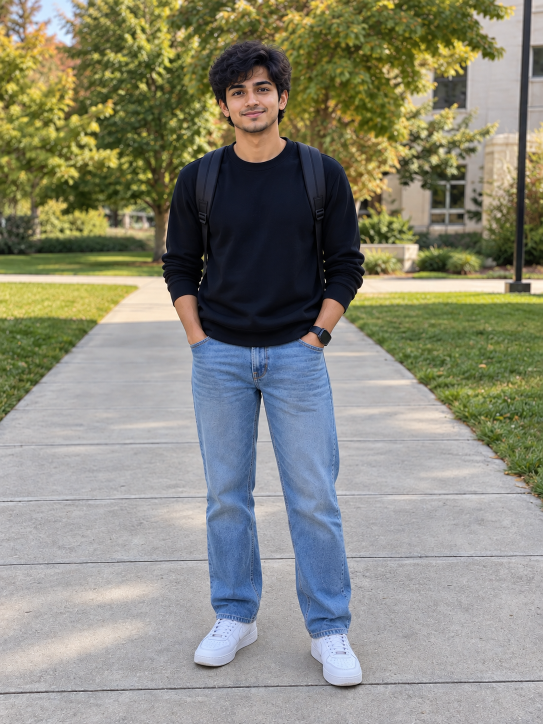
#> input picture module4/images/rgb/person.jpg, 1086 x 1448 px (shown at 1/2 size)
$ python rgb_human_boundary.py
#> lines starting #> are read from the running program, lines starting #| are printed output that depends on the picture; after the words box and inside, x2 and y2 are one past the last pixel; in counts of white or black regions, pixels touching at a corner belong together
"""
CSc 8830 - Computer Vision
Module 4 - Question 1

Human Boundary Detection from an RGB Image

Classical Computer Vision implementation.
NO machine learning or deep learning is used.

Pipeline:
1. Load RGB image
2. Resize image
3. Initialize GrabCut using foreground/background masks
4. Extract binary foreground
5. Morphological cleanup
6. Remove thin horizontal background structures
7. Select the human connected component
8. Refine the human mask
9. Extract exact contour
10. Save segmentation and boundary results
"""

import cv2
import numpy as np
import os


# =========================================================
# PATHS
# =========================================================

BASE_DIR = os.path.dirname(os.path.abspath(__file__))

IMAGE_PATH = os.path.join(
    BASE_DIR,
    "images",
    "rgb",
    "person.jpg"
)

OUTPUT_DIR = os.path.join(
    BASE_DIR,
    "outputs"
)

os.makedirs(OUTPUT_DIR, exist_ok=True)


# =========================================================
# LOAD IMAGE
# =========================================================

image = cv2.imread(IMAGE_PATH)
#> image is the input picture: shape (1448, 1086, 3); mean B, G, R 123.7, 138.4, 138.5

if image is None:
    raise FileNotFoundError(
        f"Could not find image:\n{IMAGE_PATH}"
    )

print("Image loaded successfully.")
print("Original image size:", image.shape)
#| Original image size: (1448, 1086, 3)


# =========================================================
# RESIZE
# =========================================================

max_height = 900

if image.shape[0] > max_height:

    scale = max_height / image.shape[0]

    new_width = int(
        image.shape[1] * scale
    )

    image = cv2.resize(
        image,
        (new_width, max_height),
        interpolation=cv2.INTER_AREA
    )
#> image: shape (900, 675, 3)


original = image.copy()

height, width = image.shape[:2]

print(
    "Processing size:",
    width,
    "x",
    height
)
#| Processing size: 675 x 900


# =========================================================
# STEP 1
# GRABCUT MASK INITIALIZATION
# =========================================================

# Start with probable background everywhere.

grabcut_mask = np.full(
    (height, width),
    cv2.GC_PR_BGD,
    dtype=np.uint8
)


# ---------------------------------------------------------
# Definite background
# ---------------------------------------------------------
# Outer image borders cannot belong to the centered person.

border_x = int(width * 0.10)
border_y = int(height * 0.02)

grabcut_mask[:, :border_x] = cv2.GC_BGD
grabcut_mask[:, width - border_x:] = cv2.GC_BGD

grabcut_mask[:border_y, :] = cv2.GC_BGD
grabcut_mask[height - border_y:, :] = cv2.GC_BGD


# ---------------------------------------------------------
# Probable foreground
# ---------------------------------------------------------
# The person in our experimental image is centered.
# Use a vertical region covering the human body.

center_x = width // 2

person_left = int(width * 0.27)
person_right = int(width * 0.73)

person_top = int(height * 0.04)
person_bottom = int(height * 0.96)

grabcut_mask[
    person_top:person_bottom,
    person_left:person_right
] = cv2.GC_PR_FGD


# ---------------------------------------------------------
# Strong foreground seed
# ---------------------------------------------------------
# A narrow center region is safely inside the person's
# torso and legs.

seed_left = int(width * 0.42)
seed_right = int(width * 0.58)

seed_top = int(height * 0.18)
seed_bottom = int(height * 0.78)

grabcut_mask[
    seed_top:seed_bottom,
    seed_left:seed_right
] = cv2.GC_FGD


# =========================================================
# STEP 2
# RUN GRABCUT
# =========================================================

background_model = np.zeros(
    (1, 65),
    np.float64
)

foreground_model = np.zeros(
    (1, 65),
    np.float64
)

print("Running refined GrabCut...")

cv2.grabCut(
    image,
    grabcut_mask,
    None,
    background_model,
    foreground_model,
    10,
    cv2.GC_INIT_WITH_MASK
)


# =========================================================
# STEP 3
# CREATE BINARY MASK
# =========================================================

binary_mask = np.where(
    (grabcut_mask == cv2.GC_FGD) |
    (grabcut_mask == cv2.GC_PR_FGD),
    255,
    0
).astype("uint8")


# =========================================================
# STEP 4
# MORPHOLOGICAL CLEANUP
# =========================================================

kernel_small = cv2.getStructuringElement(
    cv2.MORPH_ELLIPSE,
    (3, 3)
)

binary_mask = cv2.morphologyEx(
    binary_mask,
    cv2.MORPH_OPEN,
    kernel_small,
    iterations=1
)

binary_mask = cv2.morphologyEx(
    binary_mask,
    cv2.MORPH_CLOSE,
    kernel_small,
    iterations=2
)


# =========================================================
# STEP 5
# REMOVE LONG HORIZONTAL BACKGROUND STRUCTURES
# =========================================================
# The previous segmentation picked up part of the walkway
# because it formed long horizontal structures near the
# hands.
#
# A horizontal morphological opening identifies structures
# that are much wider than normal human limbs.

horizontal_length = max(
    25,
    int(width * 0.10)
)

horizontal_kernel = cv2.getStructuringElement(
    cv2.MORPH_RECT,
    (horizontal_length, 3)
)

horizontal_objects = cv2.morphologyEx(
    binary_mask,
    cv2.MORPH_OPEN,
    horizontal_kernel,
    iterations=1
)
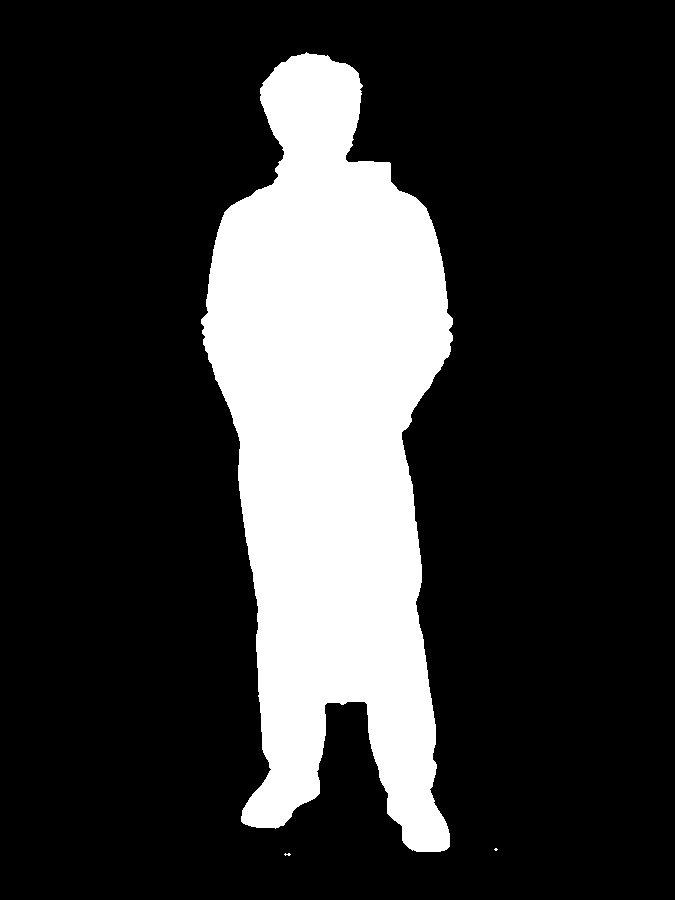
#> binary_mask: shape (900, 675); 20.8% white; 3 white regions (2 under 20 px), largest, box (x1, y1, x2, y2) and area: (201, 52, 453, 852) 126478


# Restrict removal mostly to the side regions.
# This protects the torso from accidental removal.

side_mask = np.zeros_like(
    binary_mask
)

left_limit = int(width * 0.32)
right_limit = int(width * 0.68)

side_mask[:, :left_limit] = 255
side_mask[:, right_limit:] = 255

horizontal_side_objects = cv2.bitwise_and(
    horizontal_objects,
    side_mask
)
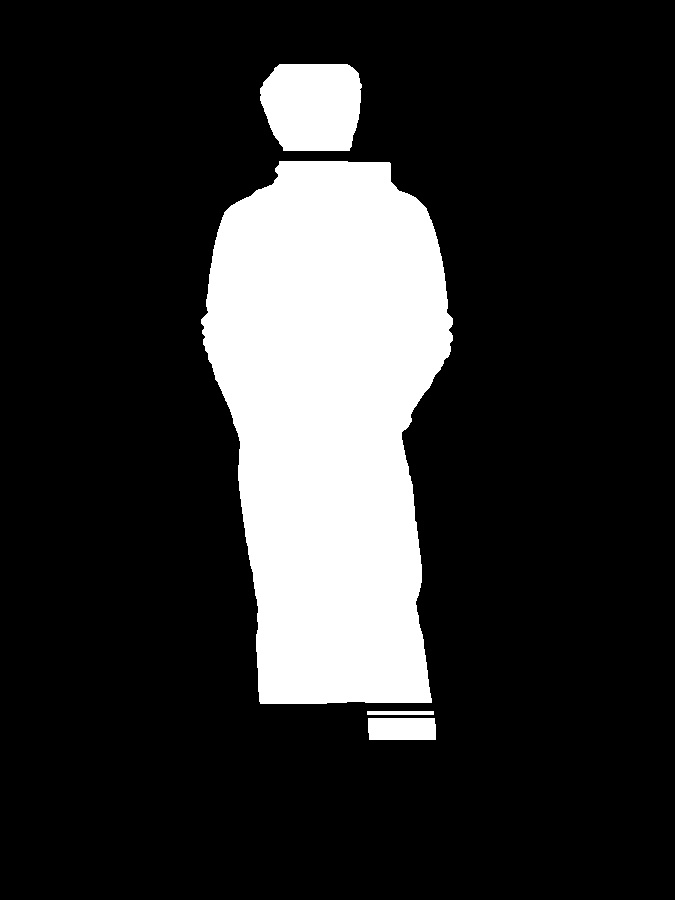
#> horizontal_objects: shape (900, 675); 18.4% white; 4 white regions, box (x1, y1, x2, y2) and area: (201, 161, 453, 704) 102220, (260, 64, 362, 151) 7703, (368, 718, 436, 740) 1483, (367, 711, 434, 715) 268

refined_mask = cv2.subtract(
    binary_mask,
    horizontal_side_objects
)


# =========================================================
# STEP 6
# CONNECTED COMPONENT ANALYSIS
# =========================================================

num_labels, labels, stats, centroids = (
    cv2.connectedComponentsWithStats(
        refined_mask,
        connectivity=8
    )
)
#> refined_mask: shape (900, 675); 20.6% white; 3 white regions (2 under 20 px), largest, box (x1, y1, x2, y2) and area: (216, 52, 453, 852) 125409

if num_labels <= 1:
    raise RuntimeError(
        "No foreground object was detected."
    )


# Find component containing / closest to image center.

image_center = np.array(
    [width / 2, height / 2]
)

best_label = None
best_score = -1

for label in range(1, num_labels):

    area = stats[
        label,
        cv2.CC_STAT_AREA
    ]

    cx, cy = centroids[label]

    distance = np.linalg.norm(
        np.array([cx, cy]) -
        image_center
    )

    # Prefer large components located near image center.

    score = area / (
        1.0 + distance
    )

    if score > best_score:

        best_score = score
        best_label = label


human_mask = np.zeros_like(
    refined_mask
)

human_mask[
    labels == best_label
] = 255


# =========================================================
# STEP 7
# FINAL MASK CLEANUP
# =========================================================

final_kernel = cv2.getStructuringElement(
    cv2.MORPH_ELLIPSE,
    (5, 5)
)

human_mask = cv2.morphologyEx(
    human_mask,
    cv2.MORPH_CLOSE,
    final_kernel,
    iterations=2
)

human_mask = cv2.morphologyEx(
    human_mask,
    cv2.MORPH_OPEN,
    kernel_small,
    iterations=1
)


# =========================================================
# STEP 8
# FIND FINAL HUMAN CONTOUR
# =========================================================

contours, _ = cv2.findContours(
    human_mask,
    cv2.RETR_EXTERNAL,
    cv2.CHAIN_APPROX_NONE
)

if not contours:
    raise RuntimeError(
        "Human contour could not be detected."
    )

human_contour = max(
    contours,
    key=cv2.contourArea
)

human_area = cv2.contourArea(
    human_contour
)

print(
    "Final human contour area:",
    round(human_area, 2),
    "pixels"
)


# =========================================================
# STEP 9
# RECREATE CLEAN MASK FROM FINAL CONTOUR
# =========================================================

final_mask = np.zeros_like(
    human_mask
)

cv2.drawContours(
    final_mask,
    [human_contour],
    -1,
    255,
    thickness=cv2.FILLED
)


# =========================================================
# STEP 10
# SEGMENT HUMAN
# =========================================================

segmented_person = cv2.bitwise_and(
    original,
    original,
    mask=final_mask
)
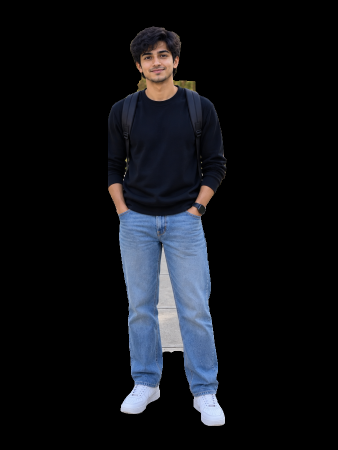
#> segmented_person: shape (900, 675, 3) (shown at 1/2 size); mean B, G, R 22.3, 18, 16.2


# =========================================================
# STEP 11
# DRAW HUMAN BOUNDARY
# =========================================================

boundary_result = original.copy()

cv2.drawContours(
    boundary_result,
    [human_contour],
    -1,
    (0, 0, 255),
    3
)
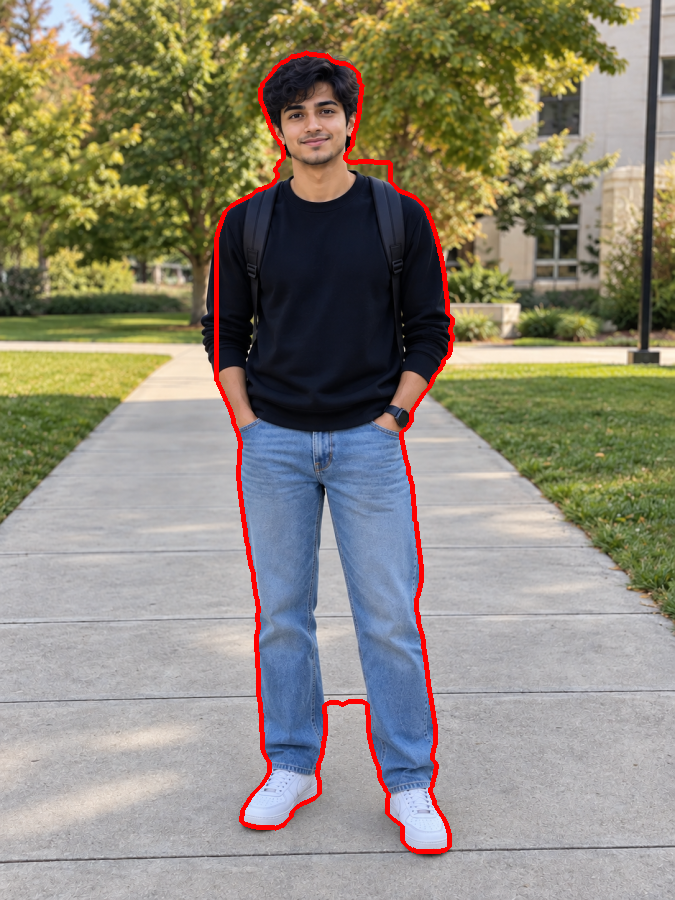
#> boundary_result: shape (900, 675, 3); mean B, G, R 121.4, 136.2, 140.8


# =========================================================
# STEP 12
# BOUNDARY-ONLY IMAGE
# =========================================================

boundary_only = np.zeros_like(
    original
)

cv2.drawContours(
    boundary_only,
    [human_contour],
    -1,
    (255, 255, 255),
    2
)
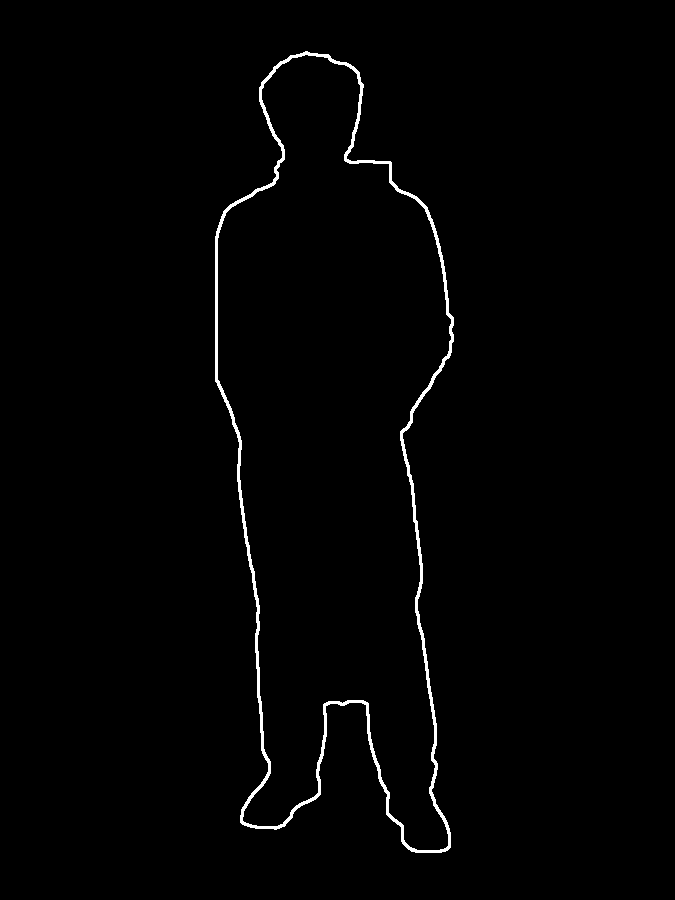
#> boundary_only: shape (900, 675, 3); 1.2% white; 1 white region, box (x1, y1, x2, y2) and area: (215, 51, 454, 853) 7320


# =========================================================
# STEP 13
# CREATE VISUALIZATION OF PROCESS
# =========================================================

mask_bgr = cv2.cvtColor(
    final_mask,
    cv2.COLOR_GRAY2BGR
)
#> mask_bgr: shape (900, 675, 3); 20.7% white; 1 white region, box (x1, y1, x2, y2) and area: (216, 52, 453, 852) 125488

comparison = np.hstack(
    (
        original,
        mask_bgr,
        boundary_result
    )
)
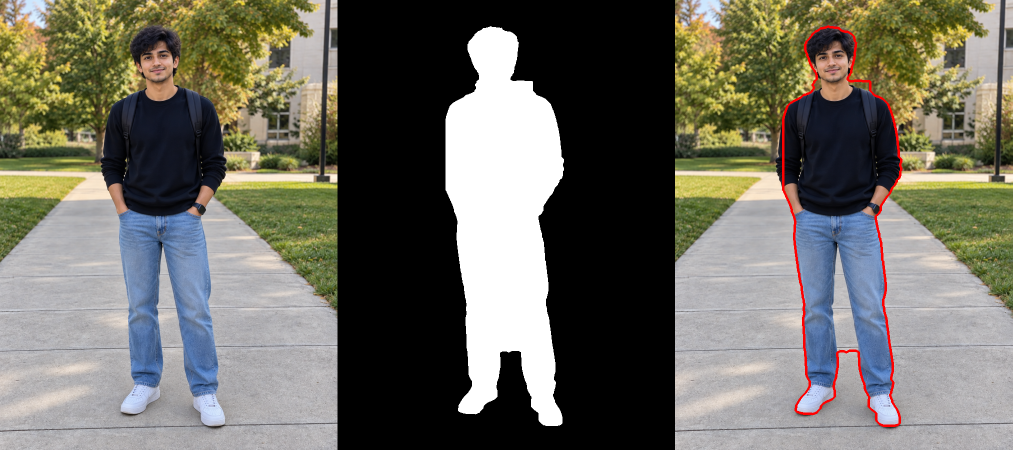
#> comparison: shape (900, 2025, 3) (shown at 1/2 size); mean B, G, R 99.3, 109.1, 110.7


# =========================================================
# STEP 14
# SAVE OUTPUTS
# =========================================================

cv2.imwrite(
    os.path.join(
        OUTPUT_DIR,
        "rgb_original.jpg"
    ),
    original
)

cv2.imwrite(
    os.path.join(
        OUTPUT_DIR,
        "rgb_binary_mask.jpg"
    ),
    final_mask
)

cv2.imwrite(
    os.path.join(
        OUTPUT_DIR,
        "rgb_segmented_person.jpg"
    ),
    segmented_person
)

cv2.imwrite(
    os.path.join(
        OUTPUT_DIR,
        "rgb_human_boundary.jpg"
    ),
    boundary_result
)

cv2.imwrite(
    os.path.join(
        OUTPUT_DIR,
        "rgb_boundary_only.jpg"
    ),
    boundary_only
)

cv2.imwrite(
    os.path.join(
        OUTPUT_DIR,
        "rgb_opencv_comparison.jpg"
    ),
    comparison
)


# =========================================================
# RESULTS
# =========================================================

foreground_pixels = cv2.countNonZero(
    final_mask
)

total_pixels = (
    final_mask.shape[0] *
    final_mask.shape[1]
)

foreground_percentage = (
    foreground_pixels /
    total_pixels
) * 100


print()
print("=" * 50)
print("RGB HUMAN BOUNDARY DETECTION COMPLETE")
print("=" * 50)

print(
    "Human contour area:",
    round(human_area, 2),
    "pixels"
)

print(
    "Foreground pixels:",
    foreground_pixels
)

print(
    "Foreground percentage:",
    round(
        foreground_percentage,
        2
    ),
    "%"
)

print()
print(
    "Outputs saved to:",
    OUTPUT_DIR
)

print()
print("Generated files:")
print("1. rgb_original.jpg")
print("2. rgb_binary_mask.jpg")
print("3. rgb_segmented_person.jpg")
print("4. rgb_human_boundary.jpg")
print("5. rgb_boundary_only.jpg")
print("6. rgb_opencv_comparison.jpg")

$ run again, with module4/images/thermal/person_thermal.jpg copied over module4/images/rgb/person.jpg
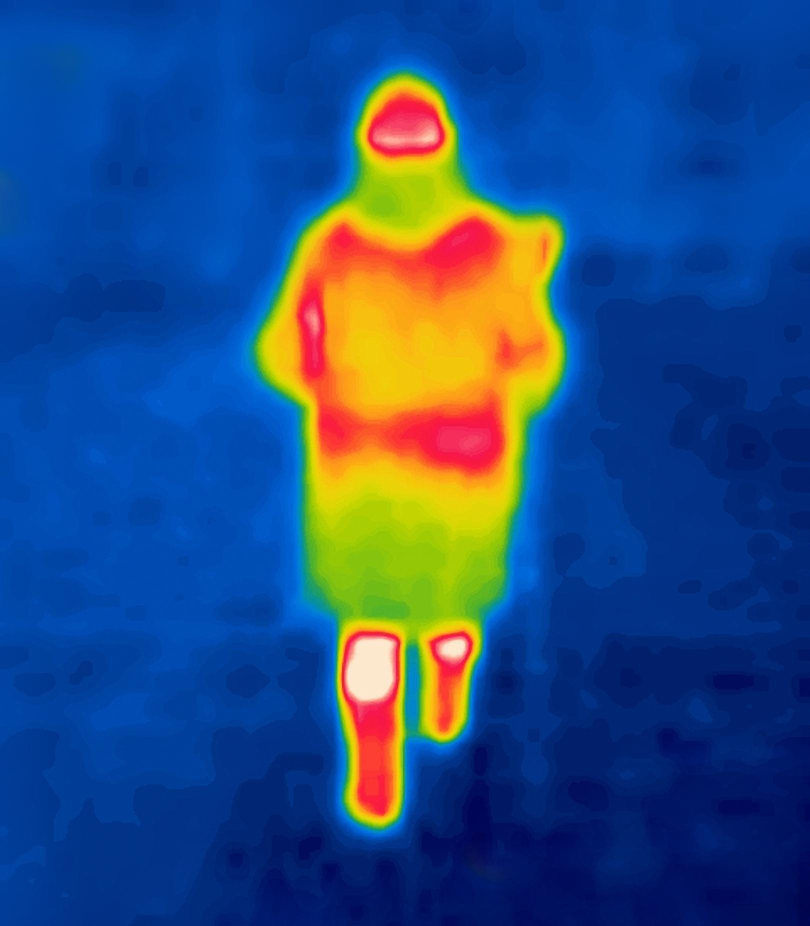
#> input picture module4/images/thermal/person_thermal.jpg, 1619 x 1851 px (shown at 1/2 size)
#> image is the input picture: shape (1851, 1619, 3); mean B, G, R 129, 76.9, 38.7
#| Original image size: (1851, 1619, 3)
#> image: shape (900, 787, 3)
#| Processing size: 787 x 900
#> `horizontal_objects = cv2.morphologyEx( binary_mask, cv2.MORPH_OPEN, ho..`:
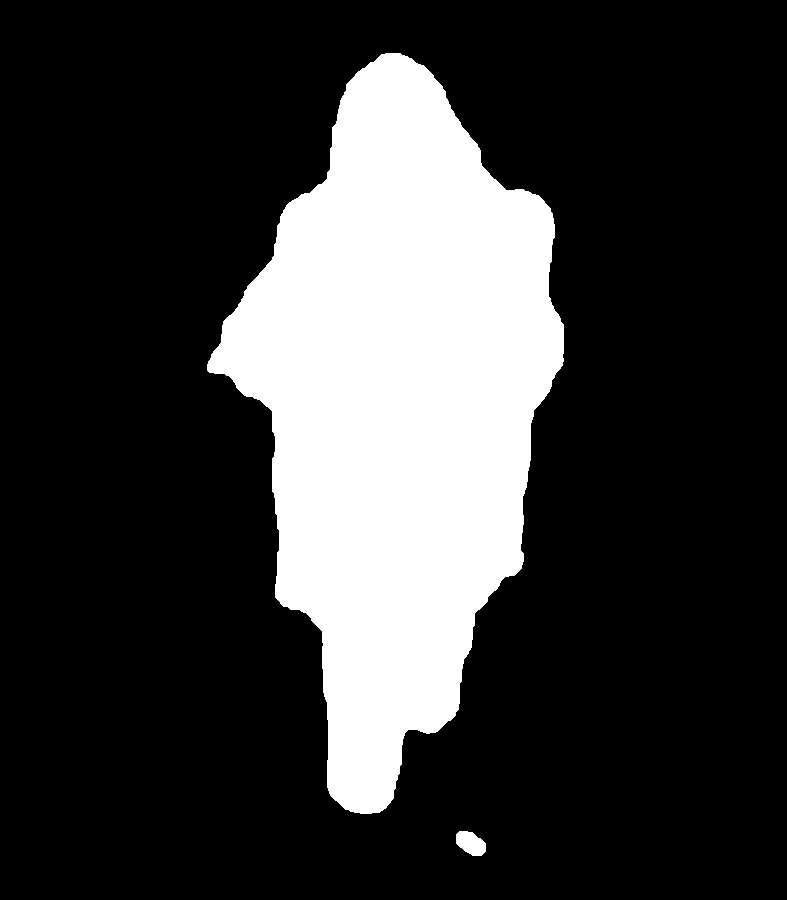
#> binary_mask: shape (900, 787); 21.9% white; 2 white regions, box (x1, y1, x2, y2) and area: (207, 53, 564, 814) 154806, (456, 831, 486, 856) 543
#> horizontal_objects: shape (900, 787); 20.9% white; 1 white region, box (x1, y1, x2, y2) and area: (208, 74, 565, 733) 148334
#> refined_mask: shape (900, 787); 21% white; 7 white regions (3 under 20 px), largest, box (x1, y1, x2, y2) and area: (231, 53, 535, 814) 148126, (456, 831, 486, 856) 543, (207, 315, 230, 373) 58, (229, 376, 245, 396) 20
#> boundary_result: shape (900, 787, 3); mean B, G, R 126.9, 75.7, 41.5
#> boundary_only: shape (900, 787, 3); 0.84% white; 1 white region, box (x1, y1, x2, y2) and area: (242, 52, 536, 815) 5967
#> mask_bgr: shape (900, 787, 3); 20.9% white; 1 white region, box (x1, y1, x2, y2) and area: (243, 53, 535, 814) 148208
#> `comparison = np.hstack( ( original, mask_bgr, boundary_result ) )`:
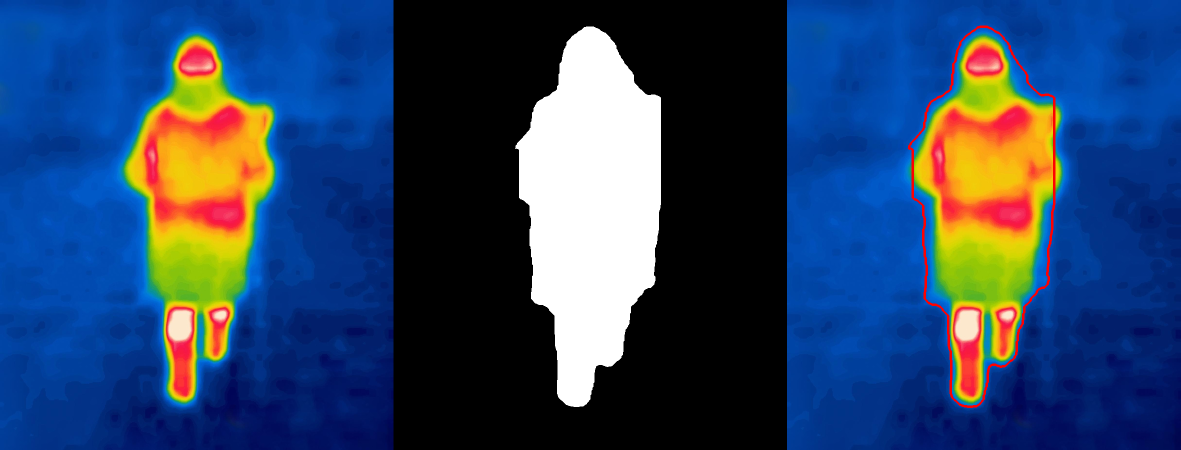
#> comparison: shape (900, 2361, 3) (shown at 1/2 size); mean B, G, R 103.1, 68.7, 44.5
